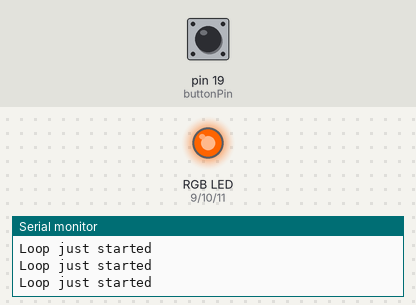
A sketch run on a simulated Arduino Uno, built with avr-gcc and run on an emulated ATmega328P. Shown: an RGB LED mixed from three pins (HIGH = lit), the last lines printed to the serial monitor. The test bench sets the inputs (shaded band); at power-on: pin 19 (buttonPin) LOW.

Above: at 1.2 s.
1.3 s: pin 19 (buttonPin) pulled HIGH for 0.15 s
At 2.27 s:
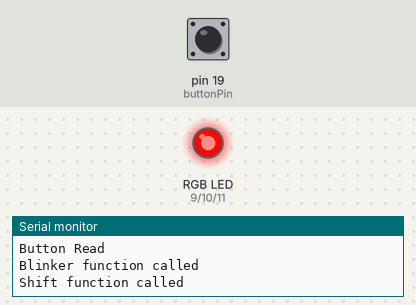
At 6.53 s:
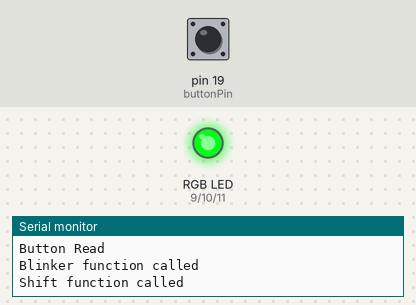
13.4 s: pin 19 (buttonPin) pulled HIGH for 3.2 s
At 13.84 s:
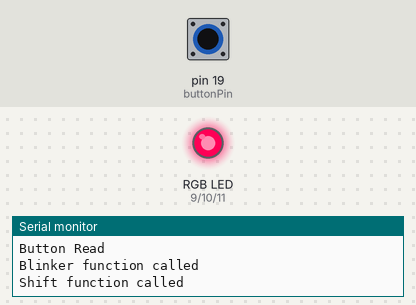
Timing chart, 0 to 24.1 s (numbered marks = the images above; inputs shaded):
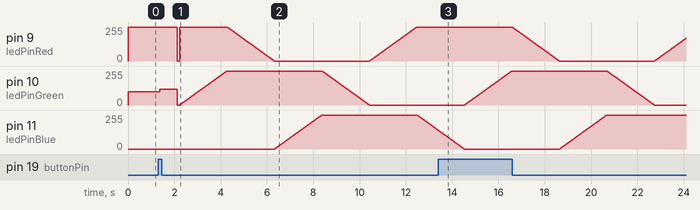

Measured:
- after the input at 1.3 s, pin 11 (ledPinBlue): rises from 0/255 to 255/255 in 2.0 s, then falls to 141/255 in 5.0 s

The sketch:

head_lights_thing.ino
```cpp
// This program gives control over a set of different behaviors
// for RGB led lights.
// ------------------------------------------------------------
// Controls:
// Fade -> Press button briefly once
// Blink -> Press and hold button for 0.5 seconds
// Shift -> Press and hold button for 2.0 seconds

const int debounce = 20;
const int holdTimeBlink = 500;
const int holdTimeShift = 2000;
const int buttonPin = 19;
const int ledPinRed = 9;
const int ledPinGreen = 10;
const int ledPinBlue = 11;
int buttonInput = 0;
int buttonBuff = 0;
long buttonDown;
long buttonUp;
bool ignoreRelease = false;

void setup() {

  Serial.begin(9600);

  pinMode(buttonPin, INPUT);
  digitalWrite(buttonPin, LOW);

  pinMode(ledPinRed, OUTPUT);
  pinMode(ledPinGreen, OUTPUT);
  pinMode(ledPinBlue, OUTPUT);

  analogWrite(ledPinRed, 255);
  analogWrite(ledPinGreen, 100);
  analogWrite(ledPinBlue, 0);
}

void loop() {
  buttonDown = 0;
  buttonInput = LOW;
  analogWrite(ledPinRed, 255);
  analogWrite(ledPinGreen, 100);
  buttonInput = digitalRead(buttonPin);
  Serial.println("Loop just started");
  // Check if button is not pressed and record time if not pressed
  if (buttonInput == HIGH) {
    buttonDown = millis();
    Serial.println("Button Read");
  }

  // Check if button was released after being pressed and store time in state
  if (buttonDown > long(debounce) && buttonDown < long(holdTimeBlink)) {
    if (ignoreRelease == false) {
      Serial.println("Fade function called");
      fade();
    }
    else
      ignoreRelease = false;
    buttonUp = millis();
  }

  // Check if button time held is past that holdTimeBlink variable
  if (buttonDown > long(holdTimeBlink) && buttonDown < long(holdTimeShift)) {
    Serial.println("Blinker function called");
    blinker();
    ignoreRelease = true;
    buttonDown = millis();
  }

  // Check if button time held is past the holdTimeShift variable
  if (buttonDown > long(holdTimeShift)) {
    Serial.println("Shift function called");
    shift();
    ignoreRelease = true;
    buttonDown = millis();
  }

}

// Static color blinking
void blinker() {

  analogWrite(ledPinRed, 255);
  analogWrite(ledPinGreen, 120);
  delay(750);
  analogWrite(ledPinRed, 0);
  analogWrite(ledPinGreen, 0);
  delay(100);
}

// Fades color
void fade() {

  for (int fadeValue = 100; fadeValue <= 150; fadeValue += 1) {
    analogWrite(ledPinRed, 255);
    analogWrite(ledPinGreen, fadeValue);
  }
}

// Cycles through the rainbow, because why not
void shift() {

  int shiftValue;
  analogWrite(ledPinRed, 255);

  // Turns Green up
  for (shiftValue = 0; shiftValue <= 255; shiftValue += 1) {
    analogWrite(ledPinGreen, shiftValue);
    delay(8);
  }

  // Turns Red down
  for (shiftValue = 255; shiftValue >= 0; shiftValue -= 1) {
    analogWrite(ledPinRed, shiftValue);
    delay(8);
  }

  // Turns Blue up
  for (shiftValue = 0; shiftValue <= 255; shiftValue += 1) {
    analogWrite(ledPinBlue, shiftValue);
    delay(8);
  }

  // Turns Green down
  for (shiftValue = 255; shiftValue >= 0; shiftValue -= 1) {
    analogWrite(ledPinGreen, shiftValue);
    delay(8);
  }

  // Turns Red up
  for (shiftValue = 0; shiftValue <= 255; shiftValue += 1) {
    analogWrite(ledPinRed, shiftValue);
    delay(8);
  }

  // Turns Blue down
  for (shiftValue = 255; shiftValue >= 0; shiftValue -= 1) {
    analogWrite(ledPinBlue, shiftValue);
    delay(8);
  }
}
```
